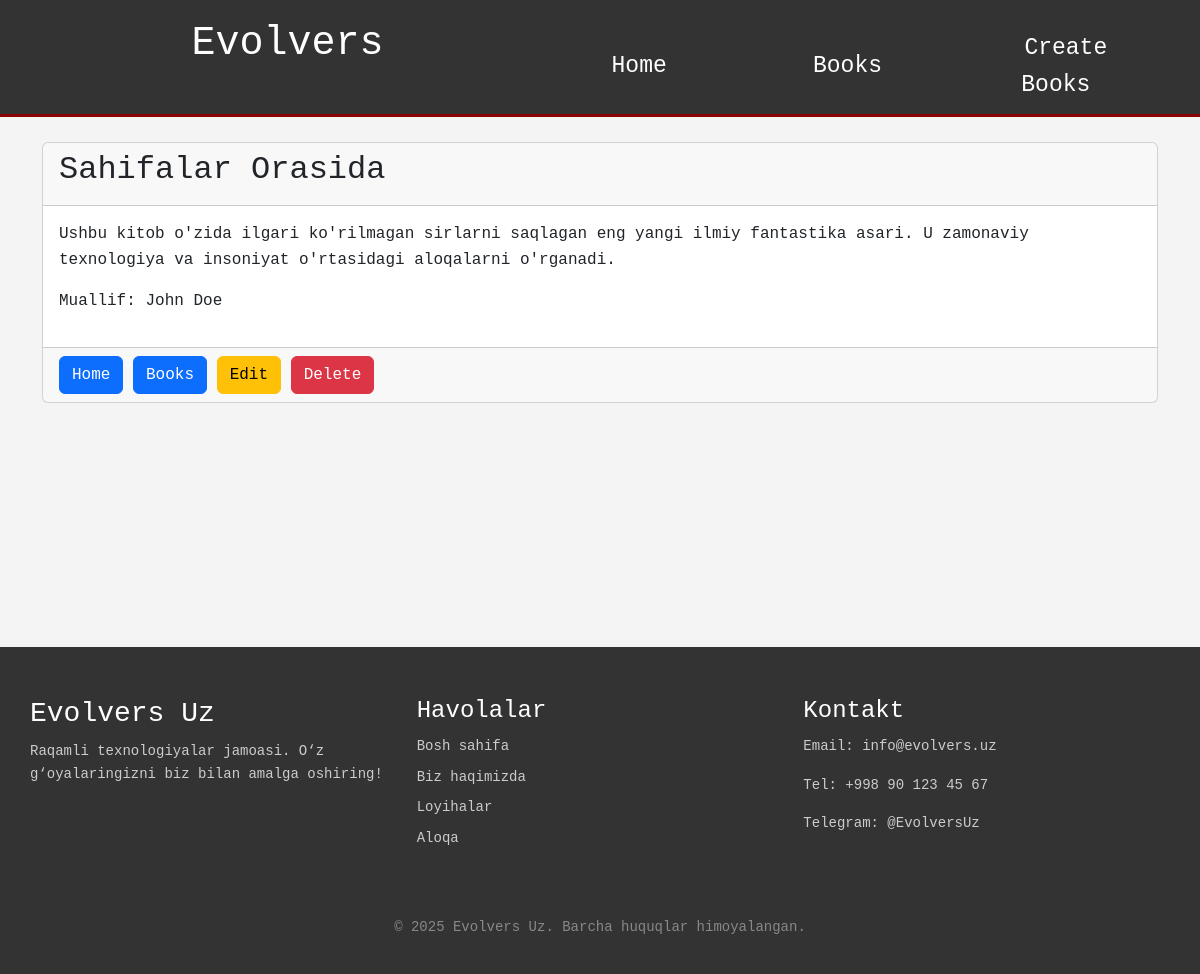
Screenshot of /book/1/ with the database file from the repository.
### book/models.py (models this page shows, shortened)
class Book(models.Model):
    name=models.CharField(max_length=100)
    author=models.CharField(max_length=100)
    description=models.TextField()
    published_date = models.DateField(null=True, blank=True)
    url=models.URLField(blank=True)

### book/views.py (the view)
# urls.py: path('book/<int:id>/',book_detail,name='book_detail'),
def book_detail(request, id):
    book_detail=Book.objects.get(id=id)
    return render(request,'book/book_detail.html',{'book':book_detail})

### templates/book/book_detail.html (shortened to what this page needs)
{% extends './base.html' %}
{% load static %}
{% block content %}
<link rel="stylesheet" href="{% static 'css/detailbook.css' %}">
<div class="detailbook">
    <div class="container">
        <div class="card">
            <div class="card-header">
                <h2>{{ book.name }}</h2>
            </div>
            <div class="card-body">
                <p>{{ book.description }}</p>
                <p>Muallif: {{ book.author }}</p>
            </div>
            <div class="card-footer">
                <a href="{% url 'home' %}" class="btn btn-primary">Home</a>
                <a href="{% url 'books' %}" class="btn btn-primary">Books</a>
                <a href="{% url 'edit_book' book.id %}" class="btn btn-warning">Edit</a>
                <a href="{% url 'delete_book' book.id %}" class="btn btn-danger">Delete</a>
            </div>
        </div>
    </div>
</div>
{% endblock %}

### static/css/styles.css (style rules this page uses)
body { margin: 0; padding: 0; font-family:'Courier New', Courier, monospace; background-color: #f4f4f4; color: #333; line-height: 1.6; }

### static/css/detailbook.css (style rules this page uses)
.detailbook { height: 60vh; margin: 25px; }

### rows the page displays
Book: name "Sahifalar Orasida", description "Ushbu kitob o'zida ilgari ko'rilmagan sirlarni saqlagan eng yangi ilmiy fantastika asari. U zamonaviy texnologiya va insoniyat o'rtasidagi aloqalarni o'rganadi.", author "John Doe"
